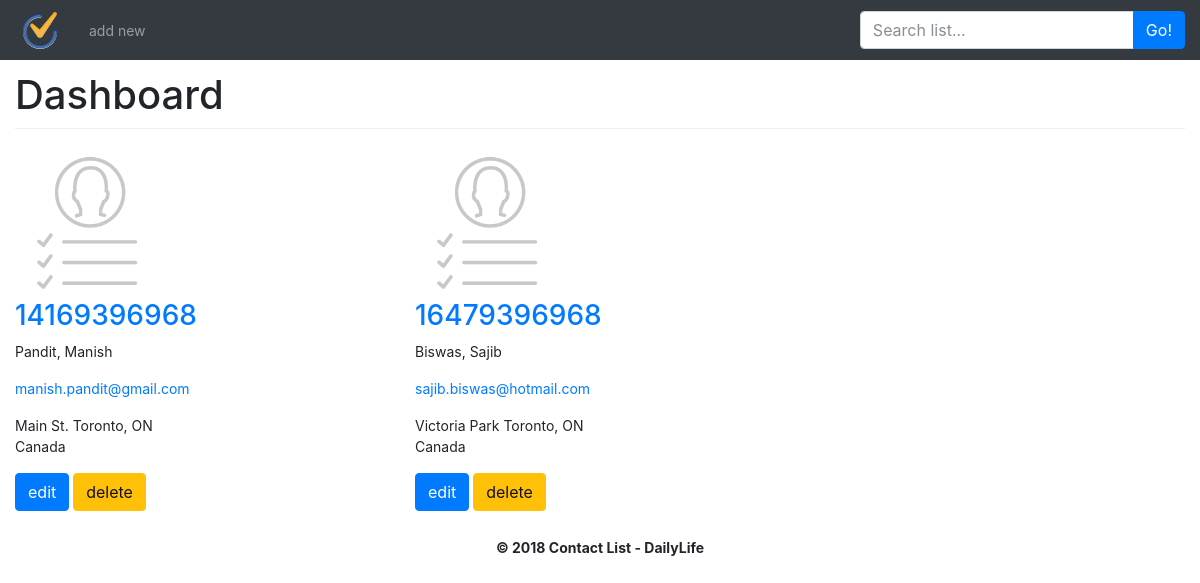
/contact/index.html, run on the app's committed database.
### contact/models.py (models this page shows, shortened)
class Contact(models.Model):
    first_name = models.CharField(max_length=255, blank=False)
    last_name = models.CharField(max_length=255, blank=False)
    phone_number = models.CharField(max_length=255, blank=False)
    email_address = models.CharField(max_length=255, default='email@domain.com')
    postal_address = models.TextField(default='Postal address')
    country = models.CharField(max_length=255)

### contact/views.py (the view)
def index(request):
    contact = Contact.objects.order_by('first_name')
    return render(request, 'contact/index.html', {'contact':contact})

### templates/contact/index.html
{% extends "contact/base.html" %}
{% block index_content %}
    <h1>Dashboard</h1>
    <div class="row">
    {% for con in contact %}
        <div class="col-sm-6 col-md-4">
            <div class="thumbnail">
                {% if con.attachment %}
                    <img class="img-rounded" src="{{ con.attachment.url }}" alt="" title="" width="150" />
                {% else %}
                    <img src="/media/no_image.png" alt="" title="" width="150" />
                {% endif %}
                <div class="caption">
                    <h3><a href="tel:{{ con.phone_number }}"> {{ con.phone_number }}</a></h3>
                    <p>{{ con.last_name }}, {{ con.first_name }}</p>
                    {% if con.email_address %}
                        <p><a href="mailto:{{ con.email_address }}"> {{ con.email_address }}</a></p>
                    {% endif %}
                    <p>
                    {% if con.postal_address %}
                        {{ con.postal_address }}
                    {% endif %}
                    {% if con.country %}
                        <br />
                        {{ con.country }}
                    {% endif %}
                    </p>
                    <p><a href="#" class="btn btn-primary btn-xs" role="button">edit</a> <a href="#" class="btn btn-warning btn-xs" role="button">delete</a></p>
                </div>
            </div>
        </div>
    {% endfor %}
    </div>
{% endblock %}

### static/css/dashboard.css (style rules this page uses)
body { padding-top: 3.5rem; font-size: 14px; font-weight: normal; }
h1 { padding-bottom: 9px; margin-bottom: 20px; border-bottom: 1px solid #eee; }

### data on the page
Contact: phone_number "14169396968", last_name "Pandit", first_name "Manish", email_address "manish.pandit@gmail.com", postal_address "Main St. Toronto, ON", country "Canada"
Contact: phone_number "16479396968", last_name "Biswas", first_name "Sajib", email_address "sajib.biswas@hotmail.com", postal_address "Victoria Park Toronto, ON", country "Canada"
